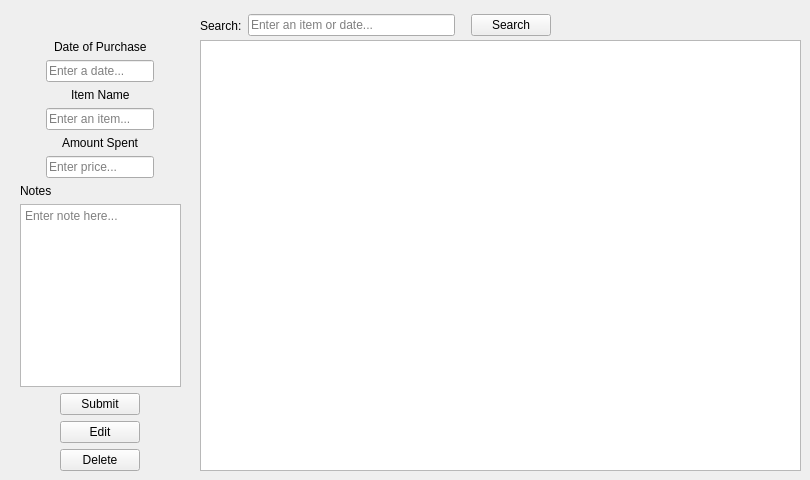
    <widget class="QWidget" name="financePage">
     <property name="mouseTracking">
      <bool>true</bool>
     </property>
     <widget class="QTableView" name="financeTable">
      <property name="geometry">
       <rect>
        <x>200</x>
        <y>40</y>
        <width>601</width>
        <height>431</height>
       </rect>
      </property>
     </widget>
     <widget class="QWidget" name="verticalLayoutWidget">
      <property name="geometry">
       <rect>
        <x>20</x>
        <y>40</y>
        <width>161</width>
        <height>431</height>
       </rect>
      </property>
      <layout class="QVBoxLayout" name="infovert">
       <item>
        <layout class="QVBoxLayout" name="datevert">
         <property name="sizeConstraint">
          <enum>QLayout::SetNoConstraint</enum>
         </property>
         <item alignment="Qt::AlignHCenter">
          <widget class="QLabel" name="dateLabel">
           <property name="sizePolicy">
            <sizepolicy hsizetype="Minimum" vsizetype="Preferred">
             <horstretch>0</horstretch>
             <verstretch>0</verstretch>
            </sizepolicy>
           </property>
           <property name="frameShape">
            <enum>QFrame::NoFrame</enum>
           </property>
           <property name="text">
            <string>Date of Purchase</string>
           </property>
           <property name="alignment">
            <set>Qt::AlignLeading|Qt::AlignLeft|Qt::AlignVCenter</set>
           </property>
          </widget>
         </item>
         <item alignment="Qt::AlignHCenter">
          <widget class="QLineEdit" name="dateLine">
           <property name="sizePolicy">
            <sizepolicy hsizetype="Fixed" vsizetype="Fixed">
             <horstretch>0</horstretch>
             <verstretch>0</verstretch>
            </sizepolicy>
           </property>
           <property name="placeholderText">
            <string>Enter a date...</string>
           </property>
          </widget>
         </item>
        </layout>
       </item>
       <item>
        <layout class="QVBoxLayout" name="itemvert">
         <property name="sizeConstraint">
          <enum>QLayout::SetNoConstraint</enum>
         </property>
         <item alignment="Qt::AlignHCenter">
          <widget class="QLabel" name="itemLabel">
           <property name="text">
            <string>Item Name</string>
           </property>
          </widget>
         </item>
         <item alignment="Qt::AlignHCenter">
          <widget class="QLineEdit" name="itemLine">
           <property name="sizePolicy">
            <sizepolicy hsizetype="Fixed" vsizetype="Fixed">
             <horstretch>0</horstretch>
             <verstretch>0</verstretch>
            </sizepolicy>
           </property>
           <property name="placeholderText">
            <string>Enter an item...</string>
           </property>
          </widget>
         </item>
        </layout>
       </item>
       <item>
        <layout class="QVBoxLayout" name="amtvert">
         <item alignment="Qt::AlignHCenter">
          <widget class="QLabel" name="amountLabel">
           <property name="text">
            <string>Amount Spent</string>
           </property>
          </widget>
         </item>
         <item alignment="Qt::AlignHCenter">
          <widget class="QLineEdit" name="amountLine">
           <property name="sizePolicy">
            <sizepolicy hsizetype="Fixed" vsizetype="Fixed">
             <horstretch>0</horstretch>
             <verstretch>0</verstretch>
            </sizepolicy>
           </property>
           <property name="placeholderText">
            <string>Enter price...</string>
           </property>
          </widget>
         </item>
        </layout>
       </item>
       <item>
        <layout class="QVBoxLayout" name="notevert">
         <item>
          <widget class="QLabel" name="noteLabel">
           <property name="text">
            <string>Notes</string>
           </property>
          </widget>
         </item>
         <item>
          <widget class="QTextEdit" name="noteLine">
           <property name="sizePolicy">
            <sizepolicy hsizetype="Fixed" vsizetype="Fixed">
             <horstretch>0</horstretch>
             <verstretch>0</verstretch>
            </sizepolicy>
           </property>
           <property name="frameShadow">
            <enum>QFrame::Sunken</enum>
           </property>
           <property name="placeholderText">
            <string>Enter note here...</string>
           </property>
          </widget>
         </item>
        </layout>
       </item>
       <item>
        <layout class="QVBoxLayout" name="deletevert">
         <item alignment="Qt::AlignHCenter">
          <widget class="QPushButton" name="submitButton">
           <property name="sizePolicy">
            <sizepolicy hsizetype="Fixed" vsizetype="Fixed">
             <horstretch>0</horstretch>
             <verstretch>0</verstretch>
            </sizepolicy>
           </property>
           <property name="text">
            <string>Submit</string>
           </property>
          </widget>
         </item>
         <item alignment="Qt::AlignHCenter">
          <widget class="QPushButton" name="editButton">
           <property name="sizePolicy">
            <sizepolicy hsizetype="Fixed" vsizetype="Fixed">
             <horstretch>0</horstretch>
             <verstretch>0</verstretch>
            </sizepolicy>
           </property>
           <property name="text">
            <string>Edit</string>
           </property>
          </widget>
         </item>
         <item alignment="Qt::AlignHCenter">
          <widget class="QPushButton" name="deleteButton">
           <property name="sizePolicy">
            <sizepolicy hsizetype="Fixed" vsizetype="Fixed">
             <horstretch>0</horstretch>
             <verstretch>0</verstretch>
            </sizepolicy>
           </property>
           <property name="text">
            <string>Delete</string>
           </property>
          </widget>
         </item>
        </layout>
       </item>
      </layout>
     </widget>
     <widget class="QWidget" name="horizontalLayoutWidget">
      <property name="geometry">
       <rect>
        <x>200</x>
        <y>10</y>
        <width>351</width>
        <height>31</height>
       </rect>
      </property>
      <layout class="QHBoxLayout" name="searchhoriz">
       <item>
        <widget class="QLabel" name="searchLabel">
         <property name="sizePolicy">
          <sizepolicy hsizetype="Fixed" vsizetype="Preferred">
           <horstretch>0</horstretch>
           <verstretch>0</verstretch>
          </sizepolicy>
         </property>
         <property name="text">
          <string>Search:</string>
         </property>
        </widget>
       </item>
       <item>
        <widget class="QLineEdit" name="searchLine">
         <property name="sizePolicy">
          <sizepolicy hsizetype="Ignored" vsizetype="Fixed">
           <horstretch>0</horstretch>
           <verstretch>0</verstretch>
          </sizepolicy>
         </property>
         <property name="placeholderText">
          <string>Enter an item or date...</string>
         </property>
        </widget>
       </item>
       <item>
        <spacer name="horizontalSpacer">
         <property name="orientation">
          <enum>Qt::Horizontal</enum>
         </property>
         <property name="sizeType">
          <enum>QSizePolicy::Fixed</enum>
         </property>
         <property name="sizeHint" stdset="0">
          <size>
           <width>10</width>
           <height>20</height>
          </size>
         </property>
        </spacer>
       </item>
       <item>
        <widget class="QPushButton" name="financeSearchButton">
         <property name="sizePolicy">
          <sizepolicy hsizetype="Fixed" vsizetype="Fixed">
           <horstretch>0</horstretch>
           <verstretch>0</verstretch>
          </sizepolicy>
         </property>
         <property name="text">
          <string>Search</string>
         </property>
        </widget>
       </item>
      </layout>
     </widget>
    </widget>
